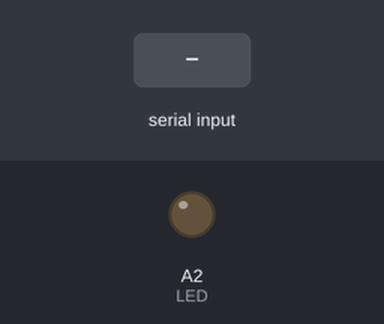
Bench run of a sketch on a simulated Arduino Uno, built with avr-gcc and run on an emulated ATmega328P. Shown: output pins drawn as LEDs (lit = HIGH). Inputs (shaded band) come from the test bench. What the sketch prints to the serial monitor is not drawn.

Above: at 1.2 s.
1.3 s: "30,150\n" received over Serial
At 2.1 s:
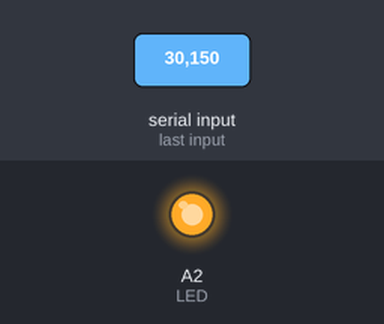
Timing chart, 0 to 4.3 s (numbered marks = the images above; inputs shaded):
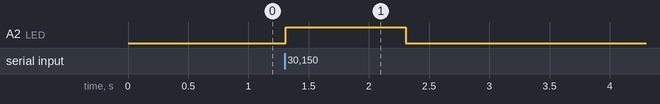

The sketch:

Serial.parseInt.ino
```cpp
long inputValue;
#define LED A2  //digital 16

void setup() {
  // put your setup code here, to run once:
  Serial.begin(9600);
  pinMode(LED,OUTPUT);
  while(!Serial);
  Serial.print("輸入 1 開燈, 不是 1 關燈");
}

void loop() {
  // put your main code here, to run repeatedly:
  if(Serial.available()){
    //輸入 123，此時用 parseInt讀取時，輸出不再是 1,2,3 而是 123，數字大小可以控制燈的亮度
    inputValue = Serial.parseInt();
    Serial.println("您要輸出的字元是"+String(inputValue));
    analogWrite(LED,inputValue);
  }
}
```

Measured:
- after the input at 1.3 s, A2 (LED): LOW → HIGH at once, → LOW 1.0 s later
